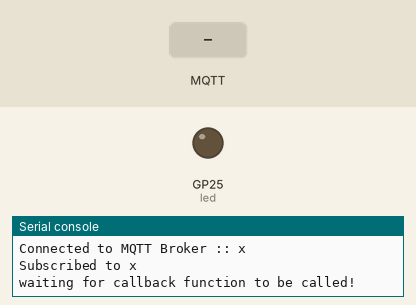
Bench run of a program on a simulated Raspberry Pi Pico running MicroPython. Shown: output pins drawn as LEDs (lit = HIGH), the last lines printed to the serial console. Inputs (shaded band) come from the test bench. WiFi joins after 1.5 s; random numbers come from a fixed seed; no MQTT or app messages arrive unless stated; values from a settings file that is not in the repository are placeholders; the clock reads 2024-03-15 10:24:30 at power-on unless the program sets it.

Above: at 2.7 s.
2.8 s: MQTT message "on" arrives on the first subscribed topic
At 4.6 s:
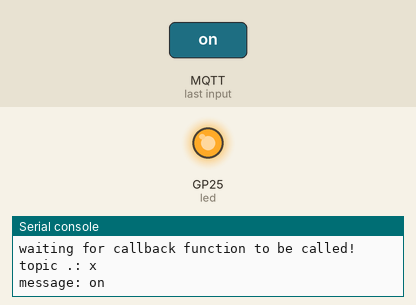
7.1 s: MQTT message "1" arrives on the first subscribed topic
At 9.0 s:
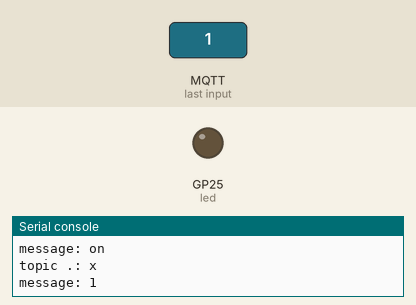
Timing chart, 0 to 10.5 s (numbered marks = the images above; inputs shaded):
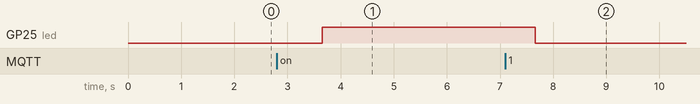

Measured:
- after the input at 2.8 s, GP25 (led): LOW → HIGH after 0.86 s
- after the input at 7.1 s, GP25 (led): HIGH → LOW after 0.56 s

The program:

MQTT_Test.py
```python
import time
import ubinascii
from umqtt.simple import MQTTClient
import machine
import random
import network
from config import *

# Setup built in PICO LED as Output
led = machine.Pin('LED',machine.Pin.OUT)

# Publish MQTT messages after every set timeout
last_publish = time.time()
publish_interval = 5

# Received messages from subscriptions will be delivered to this callback
def sub_cb(topic, msg):
    print(f'topic .: {topic.decode()}')
    print(f'message: {msg.decode()}')

    if 'on' in msg.decode():
        led.value(1)
    elif 'reset' in msg.decode():
        reset()
    else:
        led.value(0)

def reset():
    print('Resetting...')
    time.sleep(5)
    machine.reset()

# Generate dummy random temperature readings
def get_temperature_reading():
    return random.randint(20, 50)

def main():
    print(f'Begin connection with MQTT Broker :: {MQTT_BROKER}')
    mqttClient = MQTTClient(CLIENT_ID, MQTT_BROKER, user=MQTT_USER, password=MQTT_PW, keepalive=60)
    mqttClient.set_callback(sub_cb)
    mqttClient.connect()
    mqttClient.subscribe(MQTT_SUB)

    print(f'Connected to MQTT Broker :: {MQTT_BROKER}')
    print(f'Subscribed to {MQTT_SUB}')
    print(f'waiting for callback function to be called!')

    while True:
            # Non-blocking wait for message
            mqttClient.check_msg()
            global last_publish
            if (time.time() - last_publish) >= publish_interval:
                random_temp = get_temperature_reading()
                mqttClient.publish(PUBLISH_TOPIC, str(random_temp).encode())
                last_publish = time.time()
            time.sleep(1)


if __name__ == '__main__':
    sta_if = network.WLAN(network.STA_IF)
    ap_if = network.WLAN(network.AP_IF)


    ap_if.active(False)
    sta_if.active(True)
    sta_if.connect(SSID, SSID_PW)

    while not sta_if.isconnected(): pass

    while True:
        try:
            main()
        except OSError as e:
            print('Error: ' + str(e))
            reset()
```
